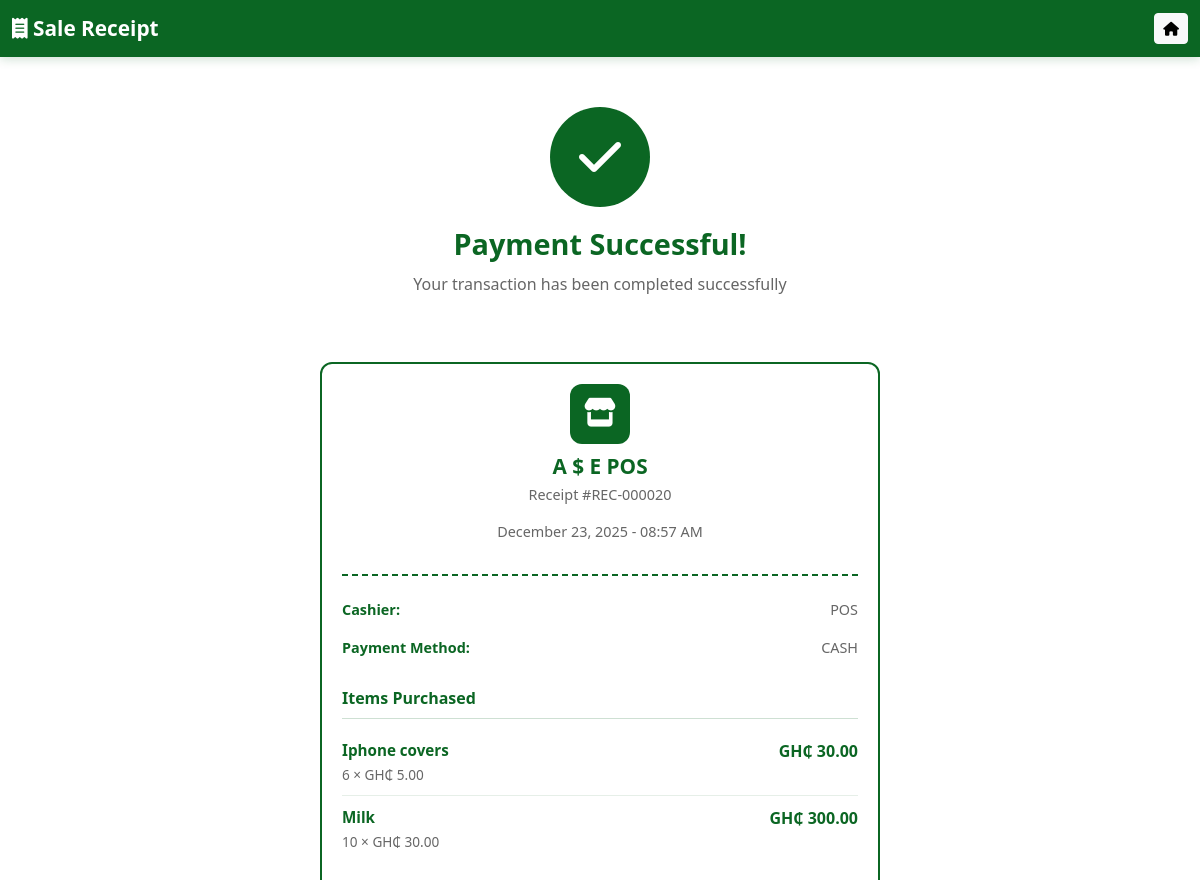
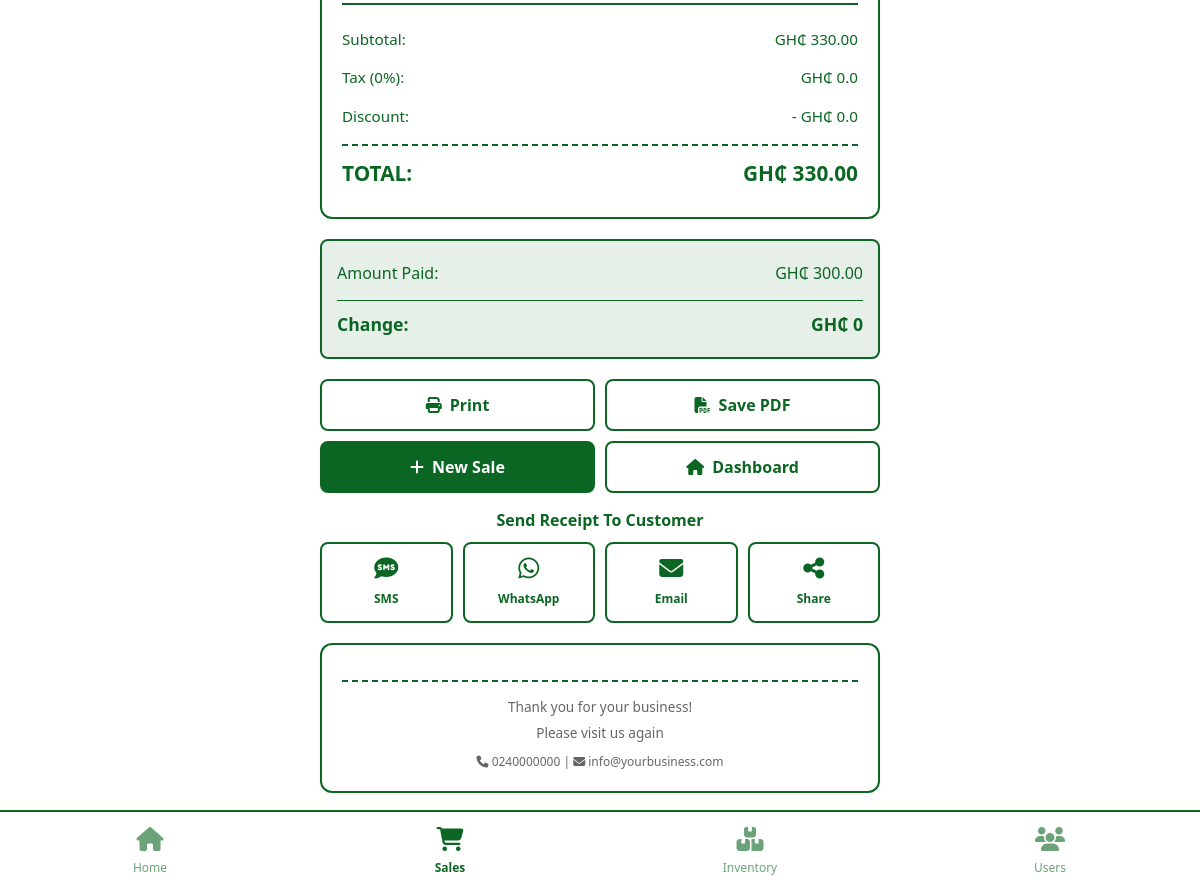
The app's page /sales/receipt/20/ with its own data (2 pictures, top to bottom).
### user/models.py (models this page shows, shortened)
class Receipt(models.Model):
    sale = models.OneToOneField(Sales, on_delete=models.CASCADE)
    receipt_number = models.CharField(max_length=50, unique=True)
    issued_at = models.DateTimeField(auto_now_add=True)
    class Meta:
        db_table = 'receipt'

class Sales(models.Model):
    sales_id = models.AutoField(primary_key=True)
    PAYMENT_CHOICES = [
        ('cash', 'Cash'),
        ('mtn', 'MTN Mobile Money'),
        ('airtel', 'AirtelTigo Money'),
        ('vodafone', 'Vodafone Cash'),
        ('card', 'Card'),
    ]
    RECEIPT_CHOICES = [
        ('none', 'No Receipt'),
        ('sms', 'SMS'),
        ('whatsapp', 'WhatsApp'),
        ('email', 'Email'),
        ('print', 'Print PDF'),
    ]
    total_amount = models.DecimalField(max_digits=10, decimal_places=2, default=0.00)
    amount_paid = models.DecimalField(max_digits=10, decimal_places=2, null=True, blank=True)
    payment_method = models.CharField(max_length=20, choices=PAYMENT_CHOICES, default='cash')
    receipt_method = models.CharField(max_length=20, choices=RECEIPT_CHOICES, default='none')
    sale_date = models.DateTimeField(auto_now_add=True)
    cashier = models.ForeignKey(User, on_delete=models.PROTECT, blank=True, null=True, default=None)
    class Meta:
        db_table = 'sales'
        verbose_name_plural = 'Sales'
    @property
    def subtotal(self):
        return self.total_amount
    @property
    def tax(self):
        return 0.00
    @property
    def discount(self):
        return 0.00
    @property
    def total(self):
        return self.total_amount
    @property
    def change(self):
        if self.amount_paid:
            return max(0, float(self.amount_paid) - float(self.total_amount))
        return 0.00

class SaleItem(models.Model):
    sale = models.ForeignKey(Sales, related_name="items", on_delete=models.CASCADE)
    product = models.ForeignKey(Product, on_delete=models.PROTECT)
    quantity = models.IntegerField()
    unit_price = models.DecimalField(max_digits=10, decimal_places=2)
    class Meta:
        db_table = 'sale_item'
    @property
    def total_price(self):
        return self.quantity * self.unit_price
    @property
    def product_name(self):
        return self.product.name

class Product(models.Model):
    name = models.CharField(max_length=200)
    category = models.ForeignKey(Category, on_delete=models.PROTECT)
    description = models.TextField(blank=True)
    price = models.DecimalField(max_digits=10, decimal_places=2)
    cost_price = models.DecimalField(max_digits=10, decimal_places=2, null=True, blank=True)
    stock = models.IntegerField(default=0)
    min_stock = models.IntegerField(default=10)
    sku = models.CharField(max_length=50, blank=True)
    created_at = models.DateTimeField(auto_now_add=True)
    stock_level = models.CharField(max_length=50, blank=True, choices=[
        ('In Stock', 'In Stock'),
        ('Low Stock', 'Low Stock'),
        ('Out of Stock', 'Out of Stock'),
    ], default='In Stock')
    class Meta:
        db_table = 'product'

### user/views.py (the view)
# urls.py: path('sales/receipt/<int:sale_id>/', views.checkout, name='checkout'),  # Show receipt
def checkout(request, sale_id=None):
    if sale_id:
        sale = get_object_or_404(Sales, sales_id=sale_id)
    else:
        sale = Sales.objects.latest('sale_date') if Sales.objects.exists() else None
    if not sale:
        messages.error(request, 'No sale found!')
        return redirect('new_sale')
    receipt, created = Receipt.objects.get_or_create(sale=sale)
    cashier_name = 'POS Operator'
    if hasattr(request, 'user') and request.user.is_authenticated:
        try:
            user = User.objects.get(username=request.user.username)
            cashier_name = f"{user.first_name} {user.last_name}"
        except User.DoesNotExist:
            pass
    context = {
        'sale': sale,
        'receipt': receipt,
        'business_name': 'A $ E POS',
        'users': {'first_name': cashier_name.split()[0] if cashier_name else 'POS'},
    }
    return render(request, 'checkout.html', context)

### templates/checkout.html (shortened to what this page needs)
{% load static %}
<!DOCTYPE html>
<html lang="en">
<head>
    <link href="https://cdn.jsdelivr.net/npm/bootstrap@5.3.0/dist/css/bootstrap.min.css" rel="stylesheet">
    <link rel="stylesheet" href="https://cdnjs.cloudflare.com/ajax/libs/font-awesome/6.4.0/css/all.min.css">
</head>
<body>
    <nav class="navbar navbar-dark">
        <div class="container-fluid">
            <a class="navbar-brand" href="#">
                <i class="fas fa-receipt"></i> Sale Receipt
            </a>
            <button class="btn btn-sm btn-light" onclick="window.location.href='{% if user.position == 'worker' %}{% url 'user_dashboard' %}{% else %}{% url 'dashboard' %}{% endif %}'">
                <i class="fas fa-home"></i>
            </button>
        </div>
    </nav>
    <div class="checkout-container">
        <div class="success-animation">
            <div class="success-icon">
                <i class="fas fa-check"></i>
            </div>
            <h1 class="success-title">Payment Successful!</h1>
            <p class="success-message">Your transaction has been completed successfully</p>
        </div>
        <div class="receipt-card" id="receiptContent">
            <div class="receipt-header">
                <div class="receipt-logo">
                    <i class="fas fa-store"></i>
                </div>
                <h2 class="business-name">{{ business_name }}</h2>
                <p class="receipt-number">Receipt #{{ receipt.receipt_number }}</p>
                <p class="receipt-number">{{ receipt.issued_at|date:"F d, Y - h:i A" }}</p>
            </div>
            <div class="receipt-info">
                <div class="info-row">
                    <span class="info-label">Cashier:</span>
                    <span>{{ users.first_name }}</span>
                </div>
                <div class="info-row">
                    <span class="info-label">Payment Method:</span>
                    <span>{{ sale.payment_method|upper }}</span>
                </div>
            </div>
            <div class="items-section">
                <div class="section-title">Items Purchased</div>
                {% for item in sale.items.all %}
                <div class="item-row">
                    <div class="item-details">
                        <div class="item-name">{{ item.product_name }}</div>
                        <div class="item-qty-price">{{ item.quantity }} × GH₵ {{ item.unit_price }}</div>
                    </div>
                    <div class="item-total">GH₵ {{ item.total_price }}</div>
                </div>
                {% endfor %}
            </div>
            <div class="totals-section">
                <div class="total-row">
                    <span>Subtotal:</span>
                    <span>GH₵ {{ sale.subtotal }}</span>
                </div>
                <div class="total-row">
                    <span>Tax (0%):</span>
                    <span>GH₵ {{ sale.tax }}</span>
                </div>
                <div class="total-row">
                    <span>Discount:</span>
                    <span>- GH₵ {{ sale.discount }}</span>
                </div>
                <div class="total-row grand-total">
                    <span>TOTAL:</span>
                    <span>GH₵ {{ sale.total }}</span>
                </div>
            </div>
        </div>
        {% if sale.payment_method == 'cash' %}
        <div class="payment-info">
            <div class="payment-row">
                <span>Amount Paid:</span>
                <span>GH₵ {{ sale.amount_paid }}</span>
            </div>
            <div class="payment-row change">
                <span>Change:</span>
                <span>GH₵ {{ sale.change }}</span>
            </div>
        </div>
        {% endif %}
        <div class="action-buttons">
            <button class="btn-action" onclick="window.print()">
                <i class="fas fa-print"></i> Print
            </button>
            <button class="btn-action" onclick="downloadPDF()">
                <i class="fas fa-file-pdf"></i> Save PDF
            </button>
            <a href="{% url 'new_sale' %}" class="btn-action primary">
                <i class="fas fa-plus"></i> New Sale
            </a>
            <a href="{% url 'dashboard' %}" class="btn-action">
                <i class="fas fa-home"></i> Dashboard
            </a>
        </div>
        <div class="share-options">
            <div class="share-title">Send Receipt To Customer</div>
            <div class="share-buttons">
                <button class="btn-share" onclick="sendSMS()">
                    <i class="fas fa-sms"></i>
                    <span>SMS</span>
                </button>
                <button class="btn-share" onclick="sendWhatsApp()">
                    <i class="fab fa-whatsapp"></i>
                    <span>WhatsApp</span>
                </button>
                <button class="btn-share" onclick="sendEmail()">
                    <i class="fas fa-envelope"></i>
                    <span>Email</span>
                </button>
                <button class="btn-share" onclick="shareReceipt()">
                    <i class="fas fa-share-alt"></i>
                    <span>Share</span>
                </button>
            </div>
        </div>
        <div class="receipt-card">
            <div class="receipt-footer">
                <p style="margin: 0;">Thank you for your business!</p>
                <p style="margin: 5px 0 0 0;">Please visit us again</p>
                <p style="margin: 10px 0 0 0; font-size: 0.75rem;">
                    <i class="fas fa-phone"></i> 0240000000 |
                    <i class="fas fa-envelope"></i> info@yourbusiness.com
                </p>
            </div>
        </div>
    </div>
    <div class="bottom-nav">
        <a href="{% url 'dashboard' %}" class="nav-item">
            <i class="fas fa-home"></i>
            <span>Home</span>
        </a>
        <a href="{% url 'new_sale' %}" class="nav-item active">
            <i class="fas fa-shopping-cart"></i>
            <span>Sales</span>
        </a>
        <a href="{% url 'inventory' %}" class="nav-item">
            <i class="fas fa-boxes"></i>
            <span>Inventory</span>
        </a>
        <a href="{% url 'users' %}" class="nav-item">
            <i class="fas fa-users"></i>
            <span>Users</span>
        </a>
    </div>
</body>
</html>

### records on screen
Receipt: receipt_number "REC-000020", issued_at "December 23, 2025 - 08:57 AM"
Sales: payment_method "CASH", subtotal "330.00", tax "0.0", discount "0.0", total "330.00", amount_paid "300.00", change "0"
SaleItem: product_name "Iphone covers", quantity "6", unit_price "5.00", total_price "30.00"
SaleItem: product_name "Milk", quantity "10", unit_price "30.00", total_price "300.00"

### other values on screen
{{ business_name }} "A $ E POS"
{{ users.first_name }} "POS"
